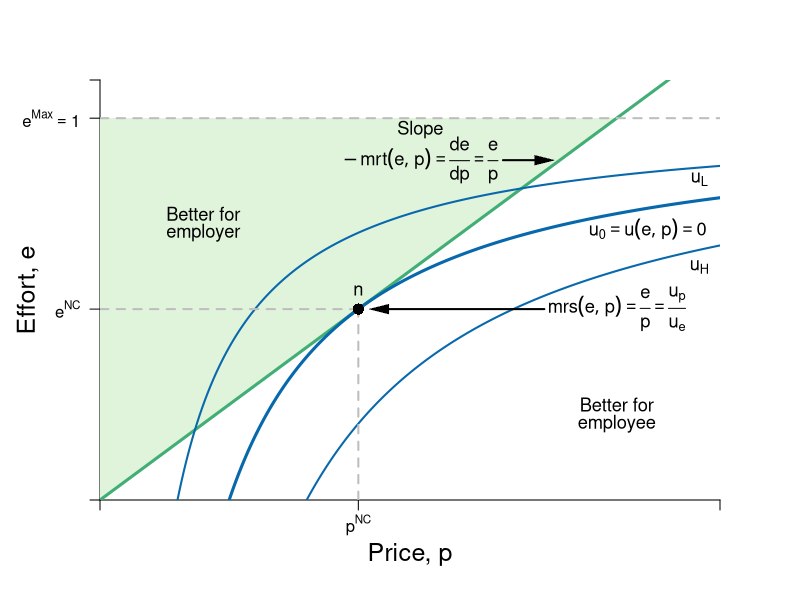

Write R code to recreate this figure. (Note: this script raises an error after producing the figure.)
#Graph Designer: Simon Halliday
#Authors: Bowles, Foley and Halliday
#Title: Coordination, Conflict and Competition: A Text in Microeconomics

library(shape)
pdf(file = "employment/employment_price_version2.pdf", width = 8, height = 6)

#Set parameters for graphics
axislabelsize <- 1.5
labelsize <- 1.1
graphlinewidth <- 3
segmentlinewidth <- 2

COL <- c("#7fc97f", "#beaed4", "#fdc086", "#ffff99", "#386cb0", "#f0027f", "#bf5b17", "#666666")
COLA <- c("#e0f3db", "#99d8c9","#66c2a4","#41ae76", "#238b45", "#005824")
COLB <- c("#c6dbef", "#4eb3d3", "#2b8cbe", "#0868ac","#084081")

#Edited the margins to cater for the larger LHS labels
par(mar =  c(5, 5, 4, 4))

PCFn <- function(delta, mu = 0.5) {
  delta/mu
}

isoreturnFn <- function(delta, pi=0.125) {
  1 - (pi)/delta
}

uFN <- function(e, p, delta = 2){
   - delta/(1 - e)  + p
}

xlims <- c(0, 0.6)
ylims <- c(0, 1.1)

npts <- 501 
x <- seq(xlims[1], xlims[2], length.out = npts)
y <- seq(ylims[1], ylims[2], length.out = npts) 
a <- c(2, 4, 6)

plot(0, 0, xlim = xlims, ylim = ylims, type = "n",
     xlab = expression(paste("")),
     ylab = expression(paste("")), 
     xaxt = "n", 
     yaxt = "n", 
     cex.lab = axislabelsize, 
     bty = "n", 
     xaxs="i", 
     yaxs="i"
)


# ticksy <- seq(from = 0, to = ylims[2], by = 1)
# ylabels <- seq(from = 0, to = ylims[2], by = 1)
# ticksx <- seq(from = 0, to = xlims[2], by = 1)
# xlabels <- seq(from = 0, to = xlims[2], by = 1)
ticksy <- c(ylims[1], isoreturnFn(delta= 0.25), 1, ylims[2])
ylabels <- c(NA, expression(paste(e^{NC})), expression(paste(e^{Max} == 1)), NA)
ticksx <- c(xlims[1], 0.25, xlims[2])
xlabels <- c(NA, expression(paste(p^{NC})), NA)

axis(1, at = ticksx, pos = 0, labels = xlabels)
axis(2, at = ticksy, pos = 0, labels = ylabels, las = 1)

npts <- 500 
xx1 <- seq(xlims[1], xlims[2], length.out = npts)
xx2 <- seq(0, xlims[2], length.out = npts)
xx3 <- seq(1.5, 2.5, length.out = npts)
xx4 <- seq(3, 5, length.out = npts)
xx5 <- seq(7, 9, length.out = npts)



#Draw the polygon for feasibility
xpoly1 <- c(0, 0.5, 0, 0)
ypoly1 <- c(0, 1, 1, 0)
polygon(x = xpoly1, y = ypoly1, col=COLA[1], density=NULL, border = NA)


#Draw the graphs
lines(xx1, PCFn(xx1), col = COLA[4], lwd = graphlinewidth)
lines(xx1, isoreturnFn(xx1), col = COLB[4], lwd = graphlinewidth)
lines(xx1, isoreturnFn(xx1, pi = 0.075), lty = 1, col = COLB[4], lwd = segmentlinewidth)
lines(xx1, isoreturnFn(xx1, pi = 0.2), lty = 1, col = COLB[4], lwd = segmentlinewidth)
#lines(xx1, indiffA(xx1, alpha = 0.5, uA = 4), col = COLB[5], lwd = graphlinewidth)
#lines(xx1, ff(xx1, c = 9, s = 1.34), col = COL[3], lwd = graphlinewidth)

#Label the feasible frontier
text(0.1, 0.75, expression("Better for"), cex = labelsize)
text(0.1, 0.7, expression("employer"), cex = labelsize)
# text(3.2, 0.5, expression("(production possibilities frontier)"), cex = labelsize)
# Arrows(4.35, 0.95, 8.1, 0.95, col = "black", lty = 1, lwd = 2, arr.type = "triangle", arr.lwd = 0.5)

text(0.5, 0.25, expression("Better for"), cex = labelsize)
text(0.5, 0.2, expression("employee"), cex = labelsize)


#Axis labels
mtext(expression(paste("Price, ", p)), side = 1, line = 2.5, cex = axislabelsize)
text(-0.07, 0.5*(ylims[2]), expression(paste("Effort, ", e)), xpd = TRUE, cex = axislabelsize, srt = 90) 


#Label participation constraint
text(0.31, 0.97, expression(paste("Slope")), cex = labelsize)
text(0.31, 0.89, expression(paste(-mrt(e,p) == frac(de,dp),phantom()==frac(e, p))), cex = labelsize)
Arrows(0.39, 0.89, 0.43, 0.89, col = "black", lty = 1, lwd = 2, arr.type = "triangle", arr.lwd = 0.5)

text(0.5, 0.5, expression(paste(mrs(e,p) == frac(e, p),phantom()==frac(u[p],u[e]))), cex = labelsize)
Arrows(0.43, 0.5, 0.27, 0.5, col = "black", lty = 1, lwd = 2, arr.type = "triangle", arr.lwd = 0.5)


#Label Iso-profit
text(0.58, 0.84, expression(paste(u[L])), cex = labelsize)
text(0.53, 0.71, expression(paste(u[0] == phantom(),u(e,p) == 0)), cex = labelsize)
text(0.58, 0.61, expression(paste(u[H])), cex = labelsize)
#text(0.53, 0.71, expression(paste("participation")), cex = labelsize)
#text(0.53, 0.65, expression(paste("constraint")), cex = labelsize)
#Arrows(0.55, 0.71, , 0.71, col = "black", lty = 1, lwd = 2, arr.type = "triangle", arr.lwd = 0.5)
#text(0.53, 0.63, expression(paste(pi[3] == pi^H)), cex = labelsize)
#text(9, 2.3, expression(paste("Peyton's, ", u[1]^P)), cex = labelsize)

# text(8, 4, expression(paste(trs(l,k) == frac(2,8), phantom() == 0.25)), cex = labelsize)

# 
# text(4, 6, expression(paste(trs(l,k) == frac(4,4), phantom()==1)), cex = labelsize)
# Arrows(4, 5.6, 4, 4.4, col = "black", lty = 1, lwd = 2, arr.type = "triangle", arr.lwd = 0.5)
# 
# text(4, 8, expression(paste(trs(l,k) == frac(8,2), phantom() == 4)), cex = labelsize)
# Arrows(3.05, 8, 2.3, 8, col = "black", lty = 1, lwd = 2, arr.type = "triangle", arr.lwd = 0.5)


#Label feasible and infeasible
#text(8, 9, expression(paste(trs(l,k) == frac(x[l], x[k]), phantom() == frac(mp[l], mp[k]), phantom() == -frac(dk,dl))), cex = labelsize)
#text(3, 2.5, expression(paste("with plan ", (list(x, l, k)) )), cex = labelsize)

# text(8, 8.5, expression(paste("Production set:")), cex = labelsize)
# text(8, 8, expression(paste(x = bar(x), " feasible")), cex = labelsize)
# text(8, 7.5, expression(paste("with plan ", (list(x, l, k)) )), cex = labelsize)


# segments(0, 8, 2.9705, 8, lty = 2, col = "gray" , lwd = segmentlinewidth)
# segments(2.9705, 0, 2.9705, 8, lty = 2, col = "gray" , lwd = segmentlinewidth)
# segments(2, 0, 2, 8, lty = 2, col = "gray" , lwd = segmentlinewidth)
segments(0, 1, xlims[2], 1, lty = 2, col = "gray" , lwd = segmentlinewidth)
# segments(0, 4, 4, 4, lty = 2, col = "gray" , lwd = segmentlinewidth)
# 
# 

# 
# segments(8, 0, 8,indiffA(x = 8)  , lty = 2, col = "gray" , lwd = segmentlinewidth)
# segments(0, indiffA(x = 8) , 8,indiffA(x = 8)  , lty = 2, col = "gray" , lwd = segmentlinewidth)

#Annotate points (4,4),(2,8),(8,2) on feasibility frontier

segments(0, isoreturnFn(0.25), 0.25, isoreturnFn(0.25), lty = 2, col = "gray" , lwd = segmentlinewidth)
segments(0.25, 0, 0.25, isoreturnFn(0.25), lty = 2, col = "gray" , lwd = segmentlinewidth)
text(0.25, isoreturnFn(0.25) + 0.05, expression(paste(n)), cex = labelsize)
points(0.25, isoreturnFn(0.25), pch = 16, col = "black", cex = 1.5)

# par(new = TRUE)

#Use the same x and ylims as previously, but with locations switched
# xlims2 <- c(0.6, 0)
# ylims2 <- c(1.1, 0)

#Leave the ylab and xlab blank to ensure no axes titles
# plot(0, 0, xlim = xlims2, ylim = ylims2, type = "n",
#      xlab = expression(paste("")),
#      ylab = expression(paste("")),
#      xaxt = "n", 
#      yaxt = "n", 
#      cex.lab = 1.3, 
#      bty = "n",
#      xaxs="i", 
#      yaxs="i")

contour(x, y,
        outer(x, y, uFn),
        drawlabels = FALSE,
        col = COLB[3],
        lwd = graphlinewidth,
        levels = a,
        xaxs="i",
        yaxs="i",
        add = TRUE)


dev.off()
